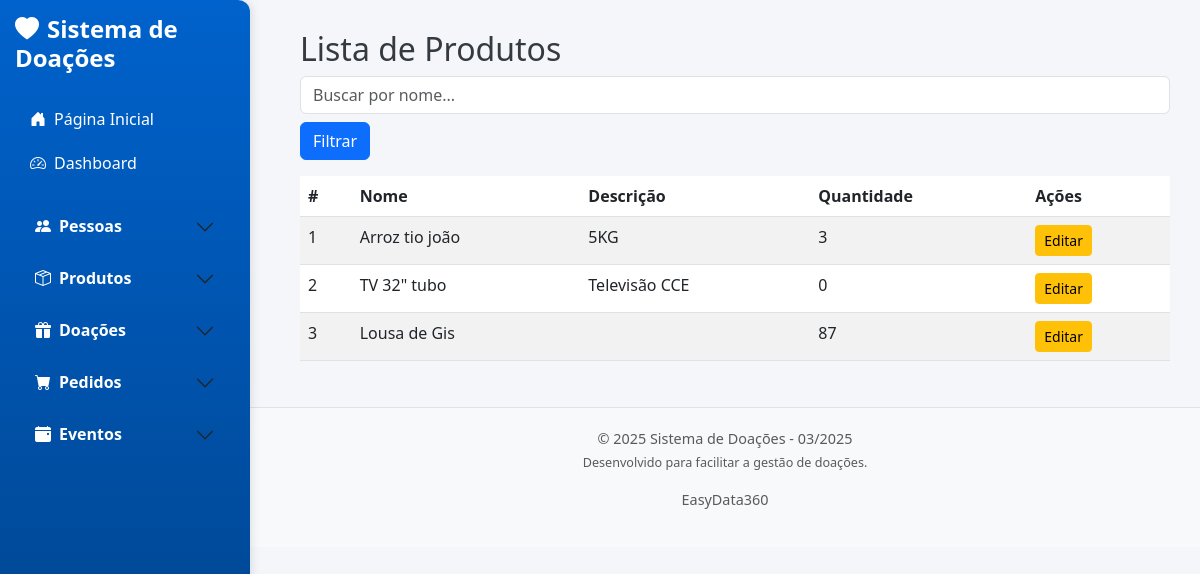
/produtos, run on an earlier commit of the app's database.
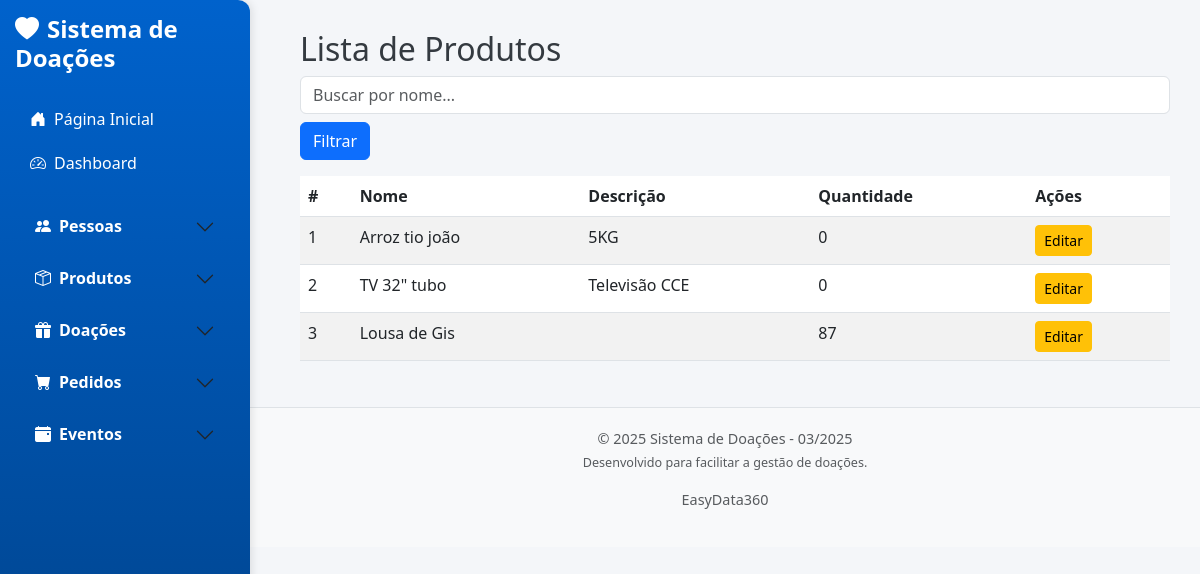
And on a later commit of the database.
### app/models/produto.py (models this page shows, shortened)
class Produto(db.Model):
    __tablename__ = 'produtos'
    id = db.Column(db.Integer, primary_key=True)
    nome_produto = db.Column(db.String(100), nullable=False, unique=True)  # Evita duplicação
    descricao = db.Column(db.String(255), nullable=True)
    quantidade = db.Column(db.Integer, nullable=False, default=0)
    data_entrada = db.Column(db.DateTime, nullable=False)

### app/controllers/produto_controller.py (the view)
def listar_produtos():
    search = request.args.get('search', '').strip()
    if search:
        produtos = Produto.query.filter(Produto.nome_produto.ilike(f"%{search}%")).all()
    else:
        produtos = Produto.query.all()
    return render_template('produtos/lista.html', produtos=produtos, search=search)

### app/templates/produtos/lista.html
{% extends 'base.html' %}
{% block content %}
<h2>Lista de Produtos</h2>
<form method="GET" action="{{ url_for('listar_produtos') }}" class="mb-3">
    <input type="text" name="search" class="form-control" placeholder="Buscar por nome..." value="{{ request.args.get('search', '') }}">
    <button type="submit" class="btn btn-primary mt-2">Filtrar</button>
</form>
<table class="table table-striped">
    <thead>
        <tr>
            <th>#</th>
            <th>Nome</th>
            <th>Descrição</th>
            <th>Quantidade</th>
            <th>Ações</th>
        </tr>
    </thead>
    <tbody>
        {% for produto in produtos %}
        <tr>
            <td>{{ produto.id }}</td>
            <td>{{ produto.nome_produto }}</td>
            <td>{{ produto.descricao }}</td>
            <td>{{ produto.quantidade }}</td>
            <td>
                <a href="{{ url_for('editar_produto', id=produto.id) }}" class="btn btn-warning btn-sm">Editar</a>
            </td>
        </tr>
        {% endfor %}
    </tbody>
</table>
{% endblock %}

What changed in the data, as far as the page shows it:
changed Produto "Arroz tio joão": quantidade "3" → "0"
